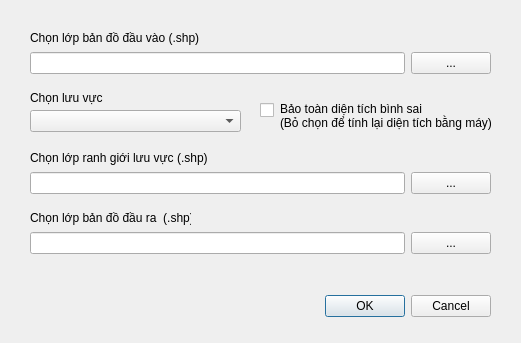
<?xml version="1.0" encoding="UTF-8"?>
<ui version="4.0">
 <class>Dialog_CapNhatVCT</class>
 <widget class="QDialog" name="Dialog_CapNhatVCT">
  <property name="geometry">
   <rect>
    <x>0</x>
    <y>0</y>
    <width>521</width>
    <height>343</height>
   </rect>
  </property>
  <property name="windowTitle">
   <string>v5PFES - Cập nhật vùng chi trả</string>
  </property>
  <widget class="QDialogButtonBox" name="buttonBox">
   <property name="geometry">
    <rect>
     <x>150</x>
     <y>290</y>
     <width>341</width>
     <height>32</height>
    </rect>
   </property>
   <property name="orientation">
    <enum>Qt::Horizontal</enum>
   </property>
   <property name="standardButtons">
    <set>QDialogButtonBox::Cancel|QDialogButtonBox::Ok</set>
   </property>
  </widget>
  <widget class="QLabel" name="label">
   <property name="geometry">
    <rect>
     <x>30</x>
     <y>30</y>
     <width>171</width>
     <height>16</height>
    </rect>
   </property>
   <property name="text">
    <string>Chọn lớp bản đồ đầu vào (.shp)</string>
   </property>
  </widget>
  <widget class="QLabel" name="label_2">
   <property name="geometry">
    <rect>
     <x>30</x>
     <y>90</y>
     <width>161</width>
     <height>16</height>
    </rect>
   </property>
   <property name="text">
    <string>Chọn lưu vực </string>
   </property>
  </widget>
  <widget class="QLabel" name="label_3">
   <property name="geometry">
    <rect>
     <x>30</x>
     <y>150</y>
     <width>181</width>
     <height>16</height>
    </rect>
   </property>
   <property name="text">
    <string>Chọn lớp ranh giới lưu vực (.shp)</string>
   </property>
  </widget>
  <widget class="QLabel" name="label_4">
   <property name="geometry">
    <rect>
     <x>30</x>
     <y>210</y>
     <width>161</width>
     <height>16</height>
    </rect>
   </property>
   <property name="text">
    <string>Chọn lớp bản đồ đầu ra  (.shp)</string>
   </property>
  </widget>
  <widget class="QComboBox" name="comboBox">
   <property name="geometry">
    <rect>
     <x>30</x>
     <y>110</y>
     <width>211</width>
     <height>22</height>
    </rect>
   </property>
  </widget>
  <widget class="QWidget" name="layoutWidget">
   <property name="geometry">
    <rect>
     <x>30</x>
     <y>50</y>
     <width>461</width>
     <height>26</height>
    </rect>
   </property>
   <layout class="QGridLayout" name="gridLayout">
    <item row="0" column="0">
     <widget class="QLineEdit" name="lineEdit"/>
    </item>
    <item row="0" column="1">
     <widget class="QPushButton" name="pushButton">
      <property name="text">
       <string>...</string>
      </property>
     </widget>
    </item>
   </layout>
  </widget>
  <widget class="QWidget" name="layoutWidget">
   <property name="geometry">
    <rect>
     <x>30</x>
     <y>170</y>
     <width>461</width>
     <height>26</height>
    </rect>
   </property>
   <layout class="QGridLayout" name="gridLayout_2">
    <item row="0" column="0">
     <widget class="QLineEdit" name="lineEdit_2"/>
    </item>
    <item row="0" column="1">
     <widget class="QPushButton" name="pushButton_2">
      <property name="text">
       <string>...</string>
      </property>
     </widget>
    </item>
   </layout>
  </widget>
  <widget class="QWidget" name="layoutWidget">
   <property name="geometry">
    <rect>
     <x>30</x>
     <y>230</y>
     <width>461</width>
     <height>26</height>
    </rect>
   </property>
   <layout class="QGridLayout" name="gridLayout_3">
    <item row="0" column="0">
     <widget class="QLineEdit" name="lineEdit_4"/>
    </item>
    <item row="0" column="1">
     <widget class="QPushButton" name="pushButton_3">
      <property name="text">
       <string>...</string>
      </property>
     </widget>
    </item>
   </layout>
  </widget>
  <widget class="QCheckBox" name="checkBox">
   <property name="geometry">
    <rect>
     <x>260</x>
     <y>100</y>
     <width>21</width>
     <height>20</height>
    </rect>
   </property>
   <property name="text">
    <string/>
   </property>
  </widget>
  <widget class="QLabel" name="label_5">
   <property name="geometry">
    <rect>
     <x>280</x>
     <y>100</y>
     <width>221</width>
     <height>31</height>
    </rect>
   </property>
   <property name="text">
    <string>Bảo toàn diện tích bình sai
(Bỏ chọn để tính lại diện tích bằng máy) </string>
   </property>
  </widget>
 </widget>
 <resources/>
 <connections>
  <connection>
   <sender>buttonBox</sender>
   <signal>accepted()</signal>
   <receiver>Dialog_CapNhatVCT</receiver>
   <slot>accept()</slot>
   <hints>
    <hint type="sourcelabel">
     <x>248</x>
     <y>254</y>
    </hint>
    <hint type="destinationlabel">
     <x>157</x>
     <y>274</y>
    </hint>
   </hints>
  </connection>
  <connection>
   <sender>buttonBox</sender>
   <signal>rejected()</signal>
   <receiver>Dialog_CapNhatVCT</receiver>
   <slot>reject()</slot>
   <hints>
    <hint type="sourcelabel">
     <x>316</x>
     <y>260</y>
    </hint>
    <hint type="destinationlabel">
     <x>286</x>
     <y>274</y>
    </hint>
   </hints>
  </connection>
 </connections>
</ui>
